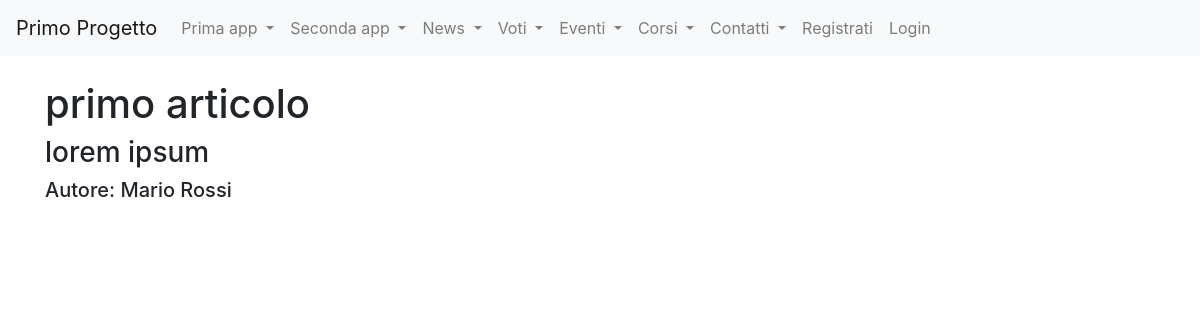
/news/articoli/1, run on the app's committed database.
### news/models.py (models this page shows, shortened)
class Articolo(models.Model):
    titolo=models.CharField(max_length=20)
    contenuto=models.TextField()
    giornalista=models.ForeignKey(Giornalista, on_delete=models.CASCADE, related_name="articoli")
    visualizzazioni=models.IntegerField(default=0)
    data_articolo=models.DateTimeField(default=datetime.now())
    class Meta:
        verbose_name="Articolo"
        verbose_name_plural="Articoli"

class Giornalista(models.Model):
    nome=models.CharField(max_length=20)
    cognome=models.CharField(max_length=20)
    anno_nascita=models.DateTimeField(default=datetime.now())
    def __str__(self):
        return self.nome+" "+self.cognome
    class Meta:
        verbose_name="Giornalista"
        verbose_name_plural="Giornalisti"

### news/views.py (the view)
# urls.py: path("articoli/<int:pk>", articoloDetailView.as_view(), name="articolo_detail"),
class articoloDetailView(DetailView):
    model = Articolo
    template_name = "articolo_detail.html"

### news/templates/articolo_detail.html (shortened to what this page needs)
{% extends "base.html" %}
{% block content %}
    <h1>{{articolo.titolo}}</h1>
    <h3>{{articolo.contenuto}}</h3>
    <h5>Autore: {{articolo.giornalista}}</h5>
{% endblock content %}

### data on the page
Articolo: titolo "primo articolo", contenuto "lorem ipsum", giornalista "Mario Rossi"
